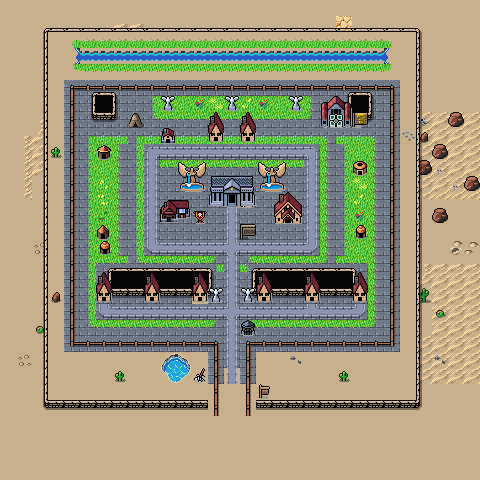

A level layout from a 2D game, rendered from its tile map. Below: a short description, then the map file with tile-grid data replaced by summaries:
An orthogonal 30x30 tile map with 16x16 px tiles, 4 tile layers (Background, Ground, Walls, Overlay), 3 tilesets and 8 objects.

<map version="1.10" tiledversion="1.11.2" orientation="orthogonal" renderorder="right-down" width="30" height="30" tilewidth="16" tileheight="16" infinite="0" nextlayerid="6" nextobjectid="62">
 <editorsettings>
  <export target="wastetown..tmx" format="tmx" />
 </editorsettings>
 <tileset firstgid="1" source="../../../../common/maps/tileset/main.tsx" />
 <tileset firstgid="10113" source="../../../../common/maps/tileset/buildings.tsx" />
 <tileset firstgid="11905" source="../../../../common/maps/tileset/buildings-nocollide.tsx" />
 <layer id="1" name="Background" width="30" height="30">
  <data>[900 cells, 900 non-empty, 10 distinct tile ids]</data>
 </layer>
 <layer id="2" name="Ground" width="30" height="30">
  <data>[900 cells, 342 non-empty, 45 distinct tile ids]</data>
 </layer>
 <layer id="3" name="Walls" width="30" height="30">
  <properties>
   <property name="spriteLayer" type="bool" value="true" />
  </properties>
  <data>[900 cells, 119 non-empty, 28 distinct tile ids]</data>
 </layer>
 <layer id="5" name="Overlay" width="30" height="30">
  <data>[900 cells, 145 non-empty, 31 distinct tile ids]</data>
 </layer>
 <objectgroup id="4" name="Objects">
  <object id="38" template="../../../../common/maps/obj/entry_up.tx" x="219" y="383" width="28" height="16" />
  <object id="41" template="../../../../common/maps/obj/shop.tx" x="97" y="305">
   <properties>
    <property name="commonShopList" value="Soldier,Knight,Bird,Cleric,Cat,Samurai,Monk,Kithkin,Rebel" />
   </properties>
  </object>
  <object id="42" template="../../../../common/maps/obj/shop.tx" x="208" y="144">
   <properties>
    <property name="commonShopList" value="AlphaBoosterPackShop,BetaBoosterPackShop,GammaBoosterPackShop,DeltaBoosterPackShop" />
   </properties>
  </object>
  <object id="43" template="../../../../common/maps/obj/shop.tx" x="240" y="144">
   <properties>
    <property name="commonShopList" value="ColorRandomWhite" />
   </properties>
  </object>
  <object id="47" template="../../../../common/maps/obj/inn.tx" x="224" y="211" />
  <object id="48" template="../../../../common/maps/obj/shop.tx" x="290" y="225">
   <properties>
    <property name="commonShopList" value="Plains" />
    <property name="signXOffset" type="float" value="-32" />
    <property name="signYOffset" type="float" value="0" />
   </properties>
  </object>
  <object id="58" template="../../../../common/maps/obj/shardtrader.tx" x="128" y="130" />
  <object id="59" template="../../../../common/maps/obj/quest.tx" x="319" y="130" width="34" height="16">
   <properties>
    <property name="questtype" value="plains_town_tribal" />
   </properties>
  </object>
 </objectgroup>
</map>
